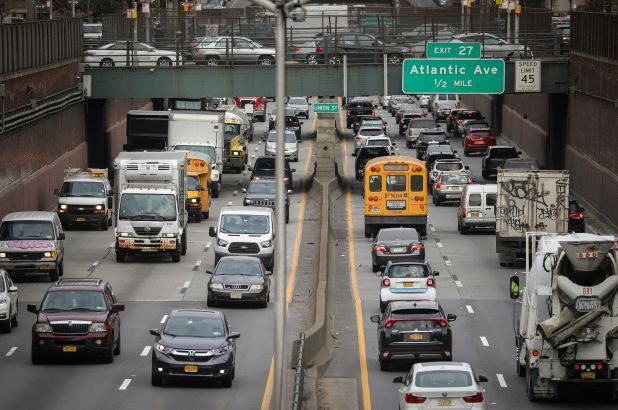
#> input picture 2.jpg, 618 x 410 px
$ jupyter execute --allow-errors photo_Object_detection1.ipynb
#> lines starting #> are read from the running program, lines starting #| are printed output that depends on the picture
[cell 1]
import numpy as np
import cv2

#> (a cell that did not finish here is left out)

[cell 3]
classes=[]
with open("coco.names","r") as f:
#> (reads coco.names from the repository)
    classes=[line.strip()for line in f.readlines()]
print(classes)

#> (a cell that did not finish here is left out)

[cell 5]
colors=np.random.uniform(0,255, size=(len(classes),3))

[cell 6]
img=cv2.imread("2.jpg")
#> img is the input picture: shape (410, 618, 3); mean B, G, R 90.1, 94.9, 96.2
img=cv2.resize(img,None,fx=0.6,fy=0.4)
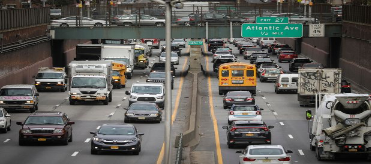
#> img: shape (164, 371, 3); mean B, G, R 90, 94.8, 96.2
height,width,channels=img.shape
#> height = 164; width = 371; channels = 3
blob=cv2.dnn.blobFromImage(img,0.00392,(416,416),(0,0,0),True,crop=False)

[cell 7]
''''for b in blob:
    for n,img_blob in enumerate(b):
        cv2.imshow(str(n),img_blob)'''

#> (a cell that did not finish here is left out)

[cell 9]
class_ids=[]
confidences=[]
boxes=[]

#> (a cell that did not finish here is left out)

[cell 11]
print(len(boxes))

[cell 12]
#number_objects_detected=len(boxes)
indexes=cv2.dnn.NMSBoxes(boxes,confidences,0.5,0.4)
print(indexes)
font=cv2.FONT_HERSHEY_PLAIN
for i in range(len(boxes)):
    if i in indexes:
        x,y,w,h=boxes[i]
        label=str(classes[class_ids[i]])
        color=colors[i]
        cv2.rectangle(img,(x,y),(x+w,y+h),color,2)
        #cv2.putText(img,label,(x,y+30),font,3,color,3)
        print(label)

[cell 13]
cv2.imshow("Image",img)
cv2.waitKey(0)
#> Out = 27
